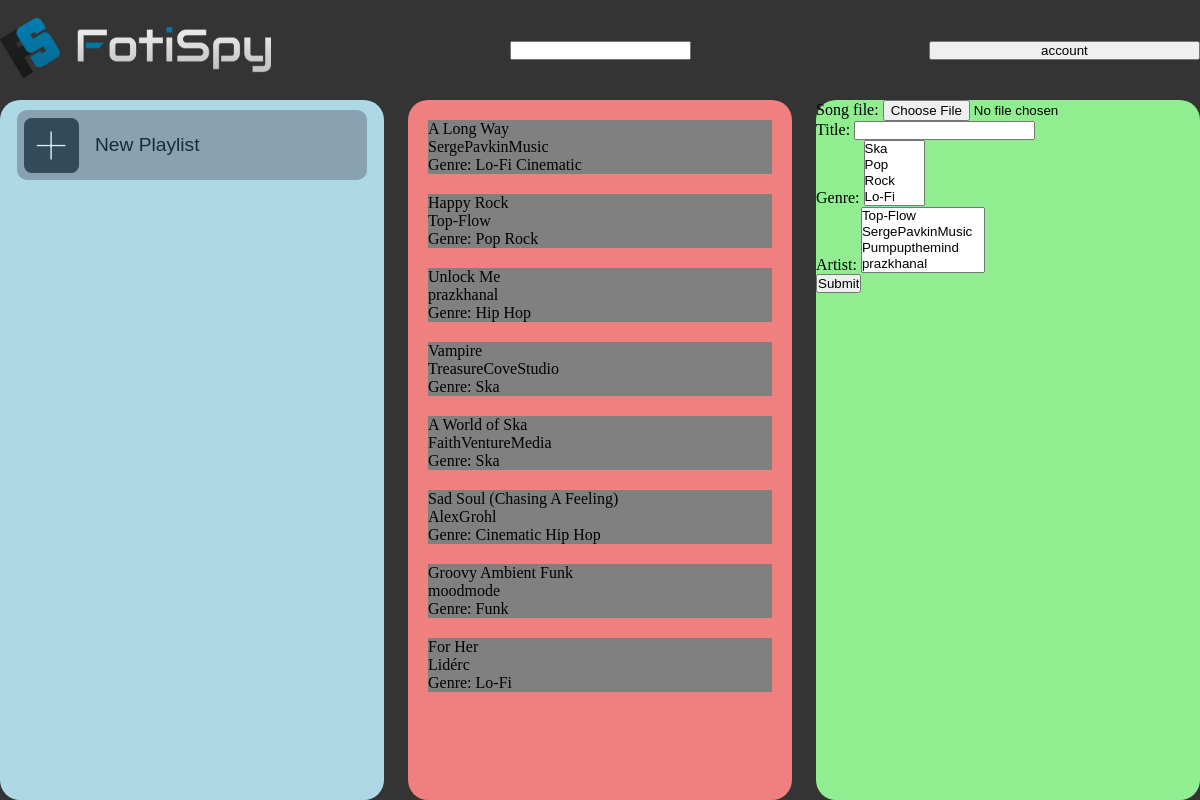
/iframetest/, run on an earlier commit of the app's database.
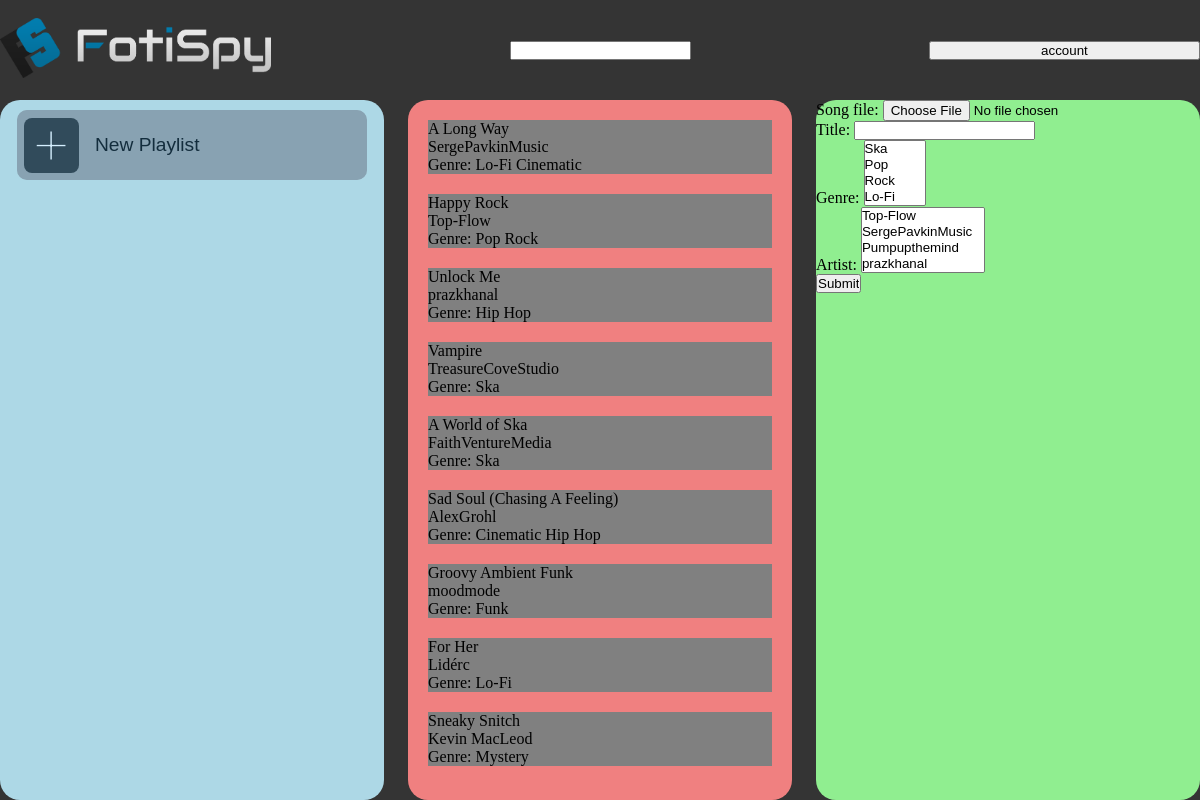
And on a later commit of the database.
### app/models.py (models this page shows, shortened)
class Song(models.Model):
    title = models.CharField(max_length=50)
    song_file = models.FileField(upload_to='')
    artist = models.ManyToManyField(Artist)
    genre = models.ManyToManyField(Genre)

class Artist(models.Model):
    name = models.CharField(max_length=50)
    def __str__(self):
        return self.name

class Genre(models.Model):
    name = models.CharField(max_length=50)
    def __str__(self):
        return self.name

### app/views.py (the view, shortened to what this page needs)
# urls.py: path('iframetest/', home_frame, name='ift'),
def home_frame(req: HttpRequest) -> HttpResponse:
    songs = Song.objects.all()
    songForm = AddSongForm()
    playlistForm = None
    playlists = None
    if req.user.is_authenticated:
        playlistForm = NewPlaylistForm()
        playlists = req.user.playlist_set.all()
    print(playlistForm)
    context = {'songs': songs, 'playlistForm': playlistForm, 'songForm': songForm, 'playlists': playlists}
    return render(req, 'add-playlist.html', context)

### app/forms.py (shortened to what this page needs)
class AddSongForm(forms.ModelForm):
    class Meta:
        model = Song
        fields = ['song_file', 'title', 'genre', 'artist']

### app/templates/add-playlist.html (shortened to what this page needs)
{% extends "homepageiframe.html" %}
{% block formcontent %}
{% if songForm %}
<form action="" method='POST' enctype="multipart/form-data">
    {{songForm.as_p}}
    <input type="submit" name='Add Song'>
</form>
{% endif %}
{% endblock formcontent %}

### app/templates/homepageiframe.html (shortened to what this page needs)
{% load static %}
<!DOCTYPE html>
<html lang="en">
    <head>
        <link rel="stylesheet" href="{% static "styles.css" %}">
    </head>
    <body>
        <div id='user-interface-wrapper'>
            <header class='ui-header'>
                <div class="icon-title">
                    <img class='fotispy-icon' src="{% static "FotiSpyLogoText.png" %}" alt="FotiSpy">
                </div>
                <input type="search">
                <button class='accountBtn'>account</button>
            </header>
            <div class="ui-container">
                <div id='playlists-container'>
                    <div id='gridifier'>
                        <div class='playlist-wrapper'>
                            <div id="new-playlist" class='playlist-button'>
                                <div class='playlist-icon-wrapper'>
                                    <div id='new-playlist-icon'>+</div>
                                </div>
                                <div class='playlist-text-wrapper'>
                                    <p class='playlist-text'>New Playlist</p>
                                </div>
                            </div>
                        </div>
                        <button id="playlistBtn"></button>
                    </div>
                </div>
                <div id='songs-container'>
                    {% for song in songs %}
                    <div class="song-wrapper">
                        <div class='songObject' title={{song.song_file.url}}>{{song.title}}</div>
                        <div>{% for artist in song.artist.all %}<span>{{artist.name}}</span>{% endfor %}</div>
                        <div>Genre: {% for genre in song.genre.all %}<span>{{genre.name}} </span>{% endfor %}</div>
                    </div>
                    {% endfor %}
                </div>
                <div id='other-container'>
                    {% block formcontent %}{% endblock formcontent %}
                </div>
            </div>
        </div>
    </body>
</html>

### app/static/styles.css (style rules this page uses)
* { padding: 0; margin: 0; backface-visibility: hidden; }
#user-interface-wrapper { width: 100vw; height: 100vh; background-color: #343434; display: flex; flex-direction: column; }
.ui-header { width: 100vw; height: 100px; display: flex; justify-content: space-between; align-items: center; }
.fotispy-icon { height: 60px; }
.accountBtn { width: 271.09px; }
.ui-container { display: flex; width: 100%; height: calc(100% - 100px); justify-content: space-between; }
#playlists-container { background-color: lightblue; height: 100%; width: 32%; overflow-y: scroll; border-radius: 20px; scrollbar-width: none; }
#songs-container { background-color: lightcoral; height: 100%; width: 32%; overflow-y: scroll; border-radius: 20px; scrollbar-width: none; }
#other-container { background-color: lightgreen; height: 100%; width: 32%; border-radius: 20px; }
.playlist-button { width: 350px; height: 70px; display: flex; background-color: #999999; border-radius: 10px; }
.playlist-icon-wrapper { display: flex; align-items: center; justify-content: center; height: 70px; width: 70px; }
#new-playlist-icon { display: flex; height: 55px; width: 55px; background-color: rgb(39, 39, 39); border-radius: 8px; color: white; justify-content: center; align-items: center; font-size: 70px; font-weight: 100; font-family: Montserrat; }
.playlist-text-wrapper { display: flex; flex-direction: column; justify-content: center; padding-left: 10px; width: 280px; height: 70px; font-family: sans-serif; }
.playlist-text { font-size: 1.2em; }
.playlist-wrapper { width: 100%; height: 90px; display: flex; align-items: center; justify-content: center; }
.playlistBtn, #playlistBtn { display: flex; justify-self: center; align-self: center; padding: 0 6.5px; background: transparent; justify-content: space-between; align-items: center; background-color: rgba(188, 0, 0, 0.33); border: transparent; border-radius: 10px; width: 337px; height: 70px; }
#playlistBtn { width: 350px; }
.gridifier, #gridifier { display: grid; }
.playlist-wrapper, .playlistBtn, #playlistBtn { grid-column: 1; grid-row: 1; }
#playlistBtn { background-color: #51bcfe3d; z-index: 2; }
.song-wrapper { background-color: gray; margin: 20px; }

What changed in the data, as far as the page shows it:
added Song: title "Sneaky Snitch"
added Artist: name "Kevin MacLeod", shown under "Sneaky Snitch"
added Genre: name "Mystery", shown under "Sneaky Snitch"
